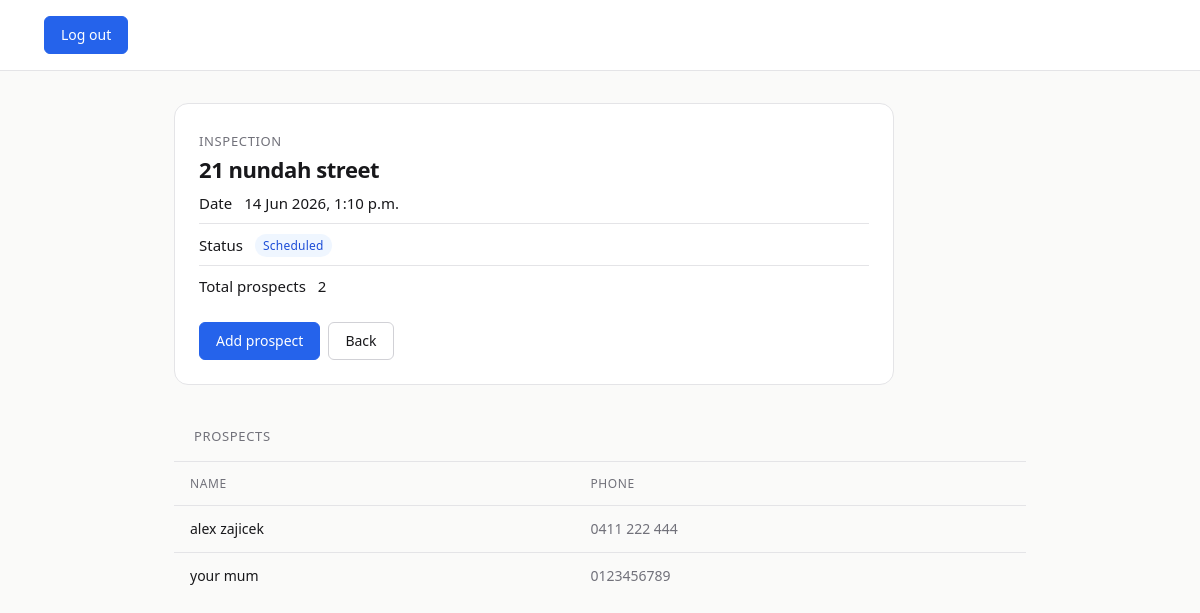
Screenshot of /propertytrack/inspection/11/statistics/ with the database file from the repository.
### propertytrack/models.py (models this page shows, shortened)
class Inspection(models.Model):
    STATUS_CHOICES = [
        ('scheduled', 'Scheduled'),
        ('in_progress', 'In Progress'),
        ('completed', 'Completed'),
    ]
    rental = models.ForeignKey(Rental, on_delete=models.CASCADE)
    inspection_date = models.DateTimeField()
    notes = models.TextField(blank=True, null=True)
    created_at = models.DateTimeField(auto_now_add=True)
    status = models.CharField(max_length=20, choices=STATUS_CHOICES, default='scheduled')
    def get_status(self):
        now = timezone.now()
        if now < self.inspection_date:
            return 'scheduled'
        elif now > self.inspection_date + timezone.timedelta(hours=2):
            return 'completed'
        else:
            return 'in_progress'

class Rental(models.Model):
    address = models.CharField(max_length=255)
    rent_amount = models.DecimalField(max_digits=8, decimal_places=2)
    is_archived = models.BooleanField(default=False)
    created_at = models.DateTimeField(auto_now_add=True)

### prospects/models.py (models this page shows, shortened)
class Prospect(models.Model):
    first_name = models.CharField(max_length=100)
    last_name = models.CharField(max_length=100)
    phone = models.CharField(max_length=20, unique=True)
    inspections = models.ManyToManyField(Inspection, related_name='prospects')
    created_at = models.DateTimeField(auto_now_add=True)

### propertytrack/views.py (the view)
# urls.py: path("inspection/<int:inspection_id>/statistics/", views.inspection_statistics, name="inspection_statistics"),
def inspection_statistics(request, inspection_id):
    inspection = get_object_or_404(Inspection, id=inspection_id)
    prospects = inspection.prospects.all()
    return render(request, 'propertytrack/inspections/statistics.html', {'inspection': inspection, 'prospects': prospects})

### propertytrack/templates/propertytrack/inspections/statistics.html (shortened to what this page needs)
{% extends 'propertytrack/base.html' %}
{% block content %}
<div class="card">
    <div style="margin-bottom: 4px;">
        <span style="font-size: 13px; font-weight: 500; letter-spacing: 0.05em; text-transform: uppercase; color: var(--color-muted);">Inspection</span>
    </div>
    <h2>{{ inspection.rental.address }}</h2>
    <div class="row">
        <span class="row-label">Date</span>
        <span class="row-value">{{ inspection.inspection_date|date:"d M Y, g:i a" }}</span>
    </div>
    <div class="row">
        <span class="row-label">Status</span>
        <span class="row-value">
            {% with inspection.get_status as status %}
                {% if status == 'scheduled' %}
                    <span class="badge badge-scheduled">Scheduled</span>
                {% elif status == 'in_progress' %}
                    <span class="badge badge-inprogress">In progress</span>
                {% else %}
                    <span class="badge badge-completed">Completed</span>
                {% endif %}
            {% endwith %}
        </span>
    </div>
    <div class="row">
        <span class="row-label">Total prospects</span>
        <span class="row-value">{{ prospects.count }}</span>
    </div>
    <div style="display: flex; gap: 8px; margin-top: 16px;">
        <a href="{% url 'prospects:prospect_phone_check' inspection.id %}" class="btn btn-primary">Add prospect</a>
        <a href="{% url 'propertytrack:in_inspection' inspection.rental.id %}" class="btn">Back</a>
    </div>
</div>
<div class="table-wrap" style="margin-top: 24px;">
    <div style="padding: 14px 20px; border-bottom: 1px solid var(--color-border);">
        <span style="font-size: 13px; font-weight: 500; letter-spacing: 0.05em; text-transform: uppercase; color: var(--color-muted);">Prospects</span>
    </div>
    {% if prospects %}
    <table>
        <thead>
            <tr>
                <th>Name</th>
                <th>Phone</th>
            </tr>
        </thead>
        <tbody>
            {% for prospect in prospects %}
            <tr>
                <td>{{ prospect.first_name }} {{ prospect.last_name }}</td>
                <td style="color: var(--color-muted);">{{ prospect.phone }}</td>
            </tr>
            {% endfor %}
        </tbody>
    </table>
    {% else %}
    <p style="padding: 20px; color: var(--color-muted); font-size: 14px;">No prospects recorded for this inspection.</p>
    {% endif %}
</div>
{% endblock %}

### propertytrack/static/propertytrack/styles.css (style rules this page uses)
*, *::before, *::after { box-sizing: border-box; margin: 0; padding: 0; }
:root { --color-bg: #FAFAF9; --color-surface: #FFFFFF; --color-border: #E4E4E7; --color-border-mid: #D1D1D6; --color-text: #18181B; --color-muted: #71717A; --color-accent: #2563EB; --color-accent-hover: #1D4ED8; --color-success: #16A34A; --color-danger: #DC2626; --space-1: 4px; --space-2: 8px; --space-3: 12px; --space-4: 16px; --space-5: 20px; --space-6: 24px; --space-8: 32px; --space-10: 40px; --radius-sm: 6px; --radius-md: 10px; --radius-lg: 14px; --font: system-ui, -apple-system, "Segoe UI", Roboto, Arial, sans-serif; --font-mono: "SF Mono", "Fira Code", "Fira Mono", monospace; }
body { font-family: var(--font); font-size: 15px; line-height: 1.6; color: var(--color-text); background-color: var(--color-bg); -webkit-font-smoothing: antialiased; }
button, .btn { display: inline-flex; align-items: center; gap: var(--space-2); font-family: var(--font); font-size: 14px; font-weight: 500; padding: var(--space-2) var(--space-4); border-radius: var(--radius-sm); border: 1px solid var(--color-border-mid); background-color: var(--color-surface); color: var(--color-text); cursor: pointer; text-decoration: none; transition: background-color 0.15s ease, border-color 0.15s ease, color 0.15s ease; line-height: 1.4; }
.btn-primary, .user-info button { background-color: var(--color-accent); border-color: var(--color-accent); color: #FFFFFF; }
a { color: var(--color-accent); text-decoration: none; transition: color 0.15s ease; }
.card { background-color: var(--color-surface); border: 1px solid var(--color-border); border-radius: var(--radius-lg); padding: var(--space-6); max-width: 720px; }
.row { display: flex; align-items: center; gap: var(--space-3); padding: var(--space-2) 0; }
.row + .row { border-top: 1px solid var(--color-border); }
h1, h2, h3, h4 { font-weight: 600; letter-spacing: -0.02em; line-height: 1.25; color: var(--color-text); }
h2 { font-size: 22px; }
table { width: 100%; border-collapse: collapse; font-size: 14px; }
thead th { text-align: left; font-size: 12px; font-weight: 500; letter-spacing: 0.05em; text-transform: uppercase; color: var(--color-muted); padding: var(--space-3) var(--space-4); border-bottom: 1px solid var(--color-border); }
tbody td { padding: var(--space-3) var(--space-4); border-bottom: 1px solid var(--color-border); vertical-align: middle; }
tbody tr:last-child td { border-bottom: none; }
.badge { display: inline-block; font-size: 12px; font-weight: 500; padding: 2px 8px; border-radius: 99px; letter-spacing: 0.02em; }
.badge-scheduled { background: #EFF6FF; color: #1D4ED8; }

### rows the page displays
Inspection: rental.address "21 nundah street", inspection_date "14 Jun 2026, 1:10 p.m."
Prospect: first_name "alex", last_name "zajicek", phone "0411 222 444"
Prospect: first_name "your", last_name "mum", phone "0123456789"

### other values shown
{{ prospects.count }} "2"
